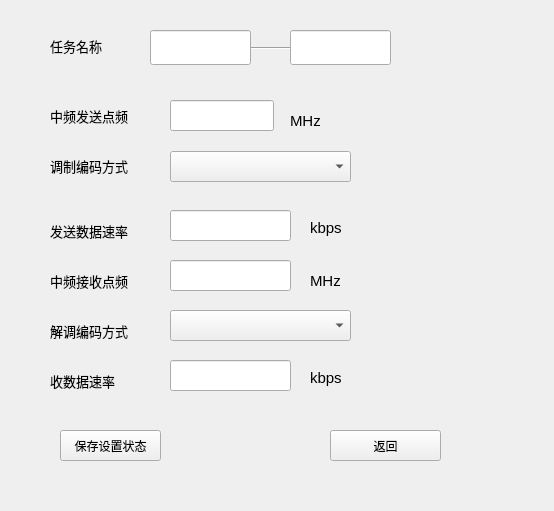
<?xml version="1.0" encoding="UTF-8"?>
<ui version="4.0">
 <class>StateWidget</class>
 <widget class="QWidget" name="StateWidget">
  <property name="geometry">
   <rect>
    <x>0</x>
    <y>0</y>
    <width>554</width>
    <height>511</height>
   </rect>
  </property>
  <property name="minimumSize">
   <size>
    <width>554</width>
    <height>511</height>
   </size>
  </property>
  <property name="maximumSize">
   <size>
    <width>554</width>
    <height>511</height>
   </size>
  </property>
  <property name="windowTitle">
   <string>Form</string>
  </property>
  <widget class="QWidget" name="widget" native="true">
   <property name="geometry">
    <rect>
     <x>50</x>
     <y>10</y>
     <width>441</width>
     <height>71</height>
    </rect>
   </property>
   <widget class="QLabel" name="label">
    <property name="geometry">
     <rect>
      <x>0</x>
      <y>20</y>
      <width>91</width>
      <height>31</height>
     </rect>
    </property>
    <property name="font">
     <font>
      <pointsize>10</pointsize>
     </font>
    </property>
    <property name="text">
     <string>任务名称</string>
    </property>
   </widget>
   <widget class="Line" name="line">
    <property name="geometry">
     <rect>
      <x>200</x>
      <y>30</y>
      <width>41</width>
      <height>16</height>
     </rect>
    </property>
    <property name="orientation">
     <enum>Qt::Horizontal</enum>
    </property>
   </widget>
   <widget class="QLineEdit" name="lineEdit">
    <property name="geometry">
     <rect>
      <x>100</x>
      <y>20</y>
      <width>101</width>
      <height>35</height>
     </rect>
    </property>
    <property name="font">
     <font>
      <pointsize>10</pointsize>
     </font>
    </property>
   </widget>
   <widget class="QLineEdit" name="lineEdit_2">
    <property name="geometry">
     <rect>
      <x>240</x>
      <y>20</y>
      <width>101</width>
      <height>35</height>
     </rect>
    </property>
    <property name="font">
     <font>
      <pointsize>10</pointsize>
     </font>
    </property>
   </widget>
  </widget>
  <widget class="QWidget" name="widget_2" native="true">
   <property name="geometry">
    <rect>
     <x>50</x>
     <y>80</y>
     <width>441</width>
     <height>61</height>
    </rect>
   </property>
   <widget class="QLabel" name="label_3">
    <property name="geometry">
     <rect>
      <x>0</x>
      <y>20</y>
      <width>121</width>
      <height>31</height>
     </rect>
    </property>
    <property name="font">
     <font>
      <pointsize>10</pointsize>
     </font>
    </property>
    <property name="text">
     <string>中频发送点频</string>
    </property>
   </widget>
   <widget class="QLabel" name="label_4">
    <property name="geometry">
     <rect>
      <x>240</x>
      <y>20</y>
      <width>61</width>
      <height>41</height>
     </rect>
    </property>
    <property name="font">
     <font>
      <pointsize>11</pointsize>
      <weight>50</weight>
      <bold>false</bold>
     </font>
    </property>
    <property name="text">
     <string>MHz</string>
    </property>
   </widget>
   <widget class="QLineEdit" name="lineEdit_3">
    <property name="geometry">
     <rect>
      <x>120</x>
      <y>20</y>
      <width>104</width>
      <height>31</height>
     </rect>
    </property>
    <property name="font">
     <font>
      <pointsize>10</pointsize>
     </font>
    </property>
   </widget>
  </widget>
  <widget class="QWidget" name="widget_3" native="true">
   <property name="geometry">
    <rect>
     <x>50</x>
     <y>140</y>
     <width>441</width>
     <height>51</height>
    </rect>
   </property>
   <widget class="QLabel" name="label_5">
    <property name="geometry">
     <rect>
      <x>0</x>
      <y>15</y>
      <width>111</width>
      <height>21</height>
     </rect>
    </property>
    <property name="font">
     <font>
      <pointsize>10</pointsize>
     </font>
    </property>
    <property name="text">
     <string>调制编码方式</string>
    </property>
   </widget>
   <widget class="QComboBox" name="ModulationCodingcomboBox">
    <property name="geometry">
     <rect>
      <x>120</x>
      <y>11</y>
      <width>181</width>
      <height>31</height>
     </rect>
    </property>
   </widget>
  </widget>
  <widget class="QWidget" name="widget_4" native="true">
   <property name="geometry">
    <rect>
     <x>50</x>
     <y>190</y>
     <width>441</width>
     <height>61</height>
    </rect>
   </property>
   <widget class="QLabel" name="label_6">
    <property name="geometry">
     <rect>
      <x>0</x>
      <y>30</y>
      <width>101</width>
      <height>21</height>
     </rect>
    </property>
    <property name="font">
     <font>
      <pointsize>10</pointsize>
     </font>
    </property>
    <property name="text">
     <string>发送数据速率</string>
    </property>
   </widget>
   <widget class="QLabel" name="label_7">
    <property name="geometry">
     <rect>
      <x>260</x>
      <y>30</y>
      <width>54</width>
      <height>16</height>
     </rect>
    </property>
    <property name="font">
     <font>
      <pointsize>11</pointsize>
     </font>
    </property>
    <property name="text">
     <string>kbps</string>
    </property>
   </widget>
   <widget class="QLineEdit" name="lineEdit_4">
    <property name="geometry">
     <rect>
      <x>120</x>
      <y>20</y>
      <width>121</width>
      <height>31</height>
     </rect>
    </property>
    <property name="font">
     <font>
      <pointsize>10</pointsize>
     </font>
    </property>
   </widget>
  </widget>
  <widget class="QWidget" name="widget_5" native="true">
   <property name="geometry">
    <rect>
     <x>50</x>
     <y>250</y>
     <width>441</width>
     <height>51</height>
    </rect>
   </property>
   <widget class="QLabel" name="label_8">
    <property name="geometry">
     <rect>
      <x>0</x>
      <y>15</y>
      <width>111</width>
      <height>31</height>
     </rect>
    </property>
    <property name="font">
     <font>
      <pointsize>10</pointsize>
     </font>
    </property>
    <property name="text">
     <string>中频接收点频</string>
    </property>
   </widget>
   <widget class="QLabel" name="label_9">
    <property name="geometry">
     <rect>
      <x>260</x>
      <y>10</y>
      <width>61</width>
      <height>41</height>
     </rect>
    </property>
    <property name="font">
     <font>
      <pointsize>11</pointsize>
      <weight>50</weight>
      <bold>false</bold>
     </font>
    </property>
    <property name="text">
     <string>MHz</string>
    </property>
   </widget>
   <widget class="QLineEdit" name="lineEdit_5">
    <property name="geometry">
     <rect>
      <x>120</x>
      <y>10</y>
      <width>121</width>
      <height>31</height>
     </rect>
    </property>
    <property name="font">
     <font>
      <pointsize>10</pointsize>
     </font>
    </property>
   </widget>
  </widget>
  <widget class="QWidget" name="widget_6" native="true">
   <property name="geometry">
    <rect>
     <x>50</x>
     <y>300</y>
     <width>441</width>
     <height>51</height>
    </rect>
   </property>
   <widget class="QLabel" name="label_10">
    <property name="geometry">
     <rect>
      <x>0</x>
      <y>20</y>
      <width>111</width>
      <height>21</height>
     </rect>
    </property>
    <property name="font">
     <font>
      <pointsize>10</pointsize>
     </font>
    </property>
    <property name="text">
     <string>解调编码方式</string>
    </property>
   </widget>
   <widget class="QComboBox" name="DemodulationCodingcomboBox">
    <property name="geometry">
     <rect>
      <x>120</x>
      <y>10</y>
      <width>181</width>
      <height>31</height>
     </rect>
    </property>
   </widget>
  </widget>
  <widget class="QWidget" name="widget_7" native="true">
   <property name="geometry">
    <rect>
     <x>50</x>
     <y>350</y>
     <width>441</width>
     <height>51</height>
    </rect>
   </property>
   <widget class="QLabel" name="label_11">
    <property name="geometry">
     <rect>
      <x>0</x>
      <y>20</y>
      <width>101</width>
      <height>21</height>
     </rect>
    </property>
    <property name="font">
     <font>
      <pointsize>10</pointsize>
     </font>
    </property>
    <property name="text">
     <string>收数据速率</string>
    </property>
   </widget>
   <widget class="QLabel" name="label_12">
    <property name="geometry">
     <rect>
      <x>260</x>
      <y>20</y>
      <width>54</width>
      <height>16</height>
     </rect>
    </property>
    <property name="font">
     <font>
      <pointsize>11</pointsize>
     </font>
    </property>
    <property name="text">
     <string>kbps</string>
    </property>
   </widget>
   <widget class="QLineEdit" name="lineEdit_6">
    <property name="geometry">
     <rect>
      <x>120</x>
      <y>10</y>
      <width>121</width>
      <height>31</height>
     </rect>
    </property>
    <property name="font">
     <font>
      <pointsize>10</pointsize>
     </font>
    </property>
   </widget>
  </widget>
  <widget class="QWidget" name="widget_8" native="true">
   <property name="geometry">
    <rect>
     <x>50</x>
     <y>400</y>
     <width>441</width>
     <height>80</height>
    </rect>
   </property>
   <widget class="QPushButton" name="SavepushButton">
    <property name="geometry">
     <rect>
      <x>10</x>
      <y>30</y>
      <width>101</width>
      <height>31</height>
     </rect>
    </property>
    <property name="text">
     <string>保存设置状态</string>
    </property>
   </widget>
   <widget class="QPushButton" name="CancelpushButton">
    <property name="geometry">
     <rect>
      <x>280</x>
      <y>30</y>
      <width>111</width>
      <height>31</height>
     </rect>
    </property>
    <property name="text">
     <string>返回</string>
    </property>
   </widget>
  </widget>
 </widget>
 <resources/>
 <connections/>
</ui>
